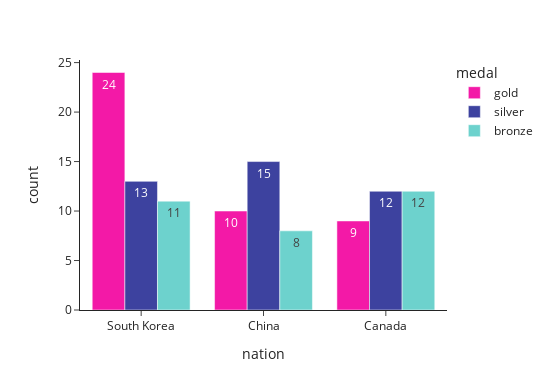

This figure's notebook cell:
### Code cell
colors=('#F319A7','#3D429F', '#6DD2CD', '#19A7F3','#F5D7E2')
fig= px.bar(data_frame= long_df, x="nation", y="count", color="medal", color_discrete_sequence=colors, barmode="group", text_auto=True,
            template="simple_white", width=550, height=390)
fig.show()

### Figure 1 — Plotly figure (JSON) as saved in the notebook; plotly's stock layout.template omitted (floating-point values rounded to 4 significant figures)
{"data": [{"alignmentgroup": "True", "hovertemplate": "medal=gold<br>nation=%{x}<br>count=%{y}<extra></extra>", "legendgroup": "gold", "marker": {"color": "#F319A7", "pattern": {"shape": ""}}, "name": "gold", "offsetgroup": "gold", "orientation": "v", "showlegend": true, "textposition": "auto", "texttemplate": "%{y}", "type": "bar", "x": ["South Korea", "China", "Canada"], "xaxis": "x", "y": [24, 10, 9], "yaxis": "y"}, {"alignmentgroup": "True", "hovertemplate": "medal=silver<br>nation=%{x}<br>count=%{y}<extra></extra>", "legendgroup": "silver", "marker": {"color": "#3D429F", "pattern": {"shape": ""}}, "name": "silver", "offsetgroup": "silver", "orientation": "v", "showlegend": true, "textposition": "auto", "texttemplate": "%{y}", "type": "bar", "x": ["South Korea", "China", "Canada"], "xaxis": "x", "y": [13, 15, 12], "yaxis": "y"}, {"alignmentgroup": "True", "hovertemplate": "medal=bronze<br>nation=%{x}<br>count=%{y}<extra></extra>", "legendgroup": "bronze", "marker": {"color": "#6DD2CD", "pattern": {"shape": ""}}, "name": "bronze", "offsetgroup": "bronze", "orientation": "v", "showlegend": true, "textposition": "auto", "texttemplate": "%{y}", "type": "bar", "x": ["South Korea", "China", "Canada"], "xaxis": "x", "y": [11, 8, 12], "yaxis": "y"}], "layout": {"barmode": "group", "height": 390, "legend": {"title": {"text": "medal"}, "tracegroupgap": 0}, "margin": {"t": 60}, "width": 550, "xaxis": {"anchor": "y", "autorange": true, "domain": [0, 1], "range": [-0.5, 2.5], "title": {"text": "nation"}, "type": "category"}, "yaxis": {"anchor": "x", "autorange": true, "domain": [0, 1], "range": [0, 25.26], "title": {"text": "count"}, "type": "linear"}}}
